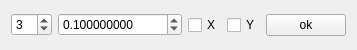
       <widget class="QWidget" name="page_FiltFilt">
        <property name="sizePolicy">
         <sizepolicy hsizetype="Ignored" vsizetype="Expanding">
          <horstretch>0</horstretch>
          <verstretch>13</verstretch>
         </sizepolicy>
        </property>
        <property name="maximumSize">
         <size>
          <width>16777215</width>
          <height>50</height>
         </size>
        </property>
        <layout class="QHBoxLayout" name="horizontalLayout_9">
         <item>
          <widget class="QSpinBox" name="FiltFiltK">
           <property name="value">
            <number>3</number>
           </property>
          </widget>
         </item>
         <item>
          <widget class="QDoubleSpinBox" name="FiltFiltP">
           <property name="decimals">
            <number>9</number>
           </property>
           <property name="maximum">
            <double>99999.000000000000000</double>
           </property>
           <property name="singleStep">
            <double>0.010000000000000</double>
           </property>
           <property name="value">
            <double>0.100000000000000</double>
           </property>
          </widget>
         </item>
         <item>
          <widget class="QCheckBox" name="FiltFiltX">
           <property name="text">
            <string>X</string>
           </property>
          </widget>
         </item>
         <item>
          <widget class="QCheckBox" name="FiltFiltY">
           <property name="text">
            <string>Y</string>
           </property>
          </widget>
         </item>
         <item>
          <widget class="QPushButton" name="FiltFiltOk">
           <property name="text">
            <string>ok</string>
           </property>
          </widget>
         </item>
        </layout>
       </widget>
